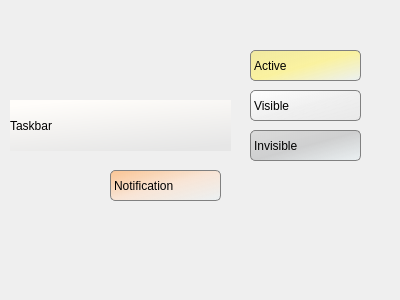
<?xml version="1.0" encoding="UTF-8"?>
<ui version="4.0">
 <class>Form</class>
 <widget class="QWidget" name="Form">
  <property name="geometry">
   <rect>
    <x>0</x>
    <y>0</y>
    <width>400</width>
    <height>300</height>
   </rect>
  </property>
  <property name="windowTitle">
   <string>Form</string>
  </property>
  <widget class="QLabel" name="label">
   <property name="geometry">
    <rect>
     <x>250</x>
     <y>50</y>
     <width>111</width>
     <height>31</height>
    </rect>
   </property>
   <property name="styleSheet">
    <string notr="true">QLabel{ background-color: qlineargradient(spread:pad, x1:0, y1:0, x2:1, y2:1, stop:0 rgba(241, 233, 156, 240), stop:0.505682 rgba(255, 243, 127, 180), stop:1 rgba(221, 246, 255, 55)); border: 1px solid grey; border-radius: 5px;}</string>
   </property>
   <property name="text">
    <string>Active</string>
   </property>
  </widget>
  <widget class="QLabel" name="label_2">
   <property name="geometry">
    <rect>
     <x>250</x>
     <y>90</y>
     <width>111</width>
     <height>31</height>
    </rect>
   </property>
   <property name="styleSheet">
    <string notr="true">QLabel{background: qlineargradient(spread:pad, x1:0, y1:0, x2:1, y2:1, stop:0 rgba(255, 255, 255, 240), stop:0.505682 rgba(240, 240, 240, 180), stop:1 rgba(210, 210, 210, 55)); border: 1px solid grey; border-radius: 5px;}</string>
   </property>
   <property name="text">
    <string>Visible</string>
   </property>
  </widget>
  <widget class="QLabel" name="label_3">
   <property name="geometry">
    <rect>
     <x>250</x>
     <y>130</y>
     <width>111</width>
     <height>31</height>
    </rect>
   </property>
   <property name="styleSheet">
    <string notr="true">QLabel{ background: qlineargradient(spread:pad, x1:0, y1:0, x2:1, y2:1, stop:0 rgba(215, 215, 215, 210), stop:0.505682 rgba(184, 185, 186, 150), stop:1 rgba(221, 246, 255, 55)); border: 1px solid grey; border-radius: 5px;}</string>
   </property>
   <property name="text">
    <string>Invisible</string>
   </property>
  </widget>
  <widget class="QLabel" name="label_4">
   <property name="geometry">
    <rect>
     <x>110</x>
     <y>170</y>
     <width>111</width>
     <height>31</height>
    </rect>
   </property>
   <property name="styleSheet">
    <string notr="true">QLabel{ background: qlineargradient(spread:pad, x1:0, y1:0, x2:1, y2:1, stop:0 rgba(252, 187, 127, 210), stop:0.505682 rgba(255, 222, 197, 150), stop:1 rgba(221, 246, 255, 55)); border: 1px solid grey; border-radius: 5px; }

</string>
   </property>
   <property name="text">
    <string>Notification</string>
   </property>
  </widget>
  <widget class="QLabel" name="label_5">
   <property name="geometry">
    <rect>
     <x>10</x>
     <y>100</y>
     <width>221</width>
     <height>51</height>
    </rect>
   </property>
   <property name="styleSheet">
    <string notr="true">QLabel{ background: qlineargradient(spread:pad, x1:0.291182, y1:0, x2:0.693, y2:1, stop:0 rgb(255, 253, 250), stop:1 rgb(230, 230, 230));}</string>
   </property>
   <property name="text">
    <string>Taskbar</string>
   </property>
  </widget>
 </widget>
 <resources/>
 <connections/>
</ui>
